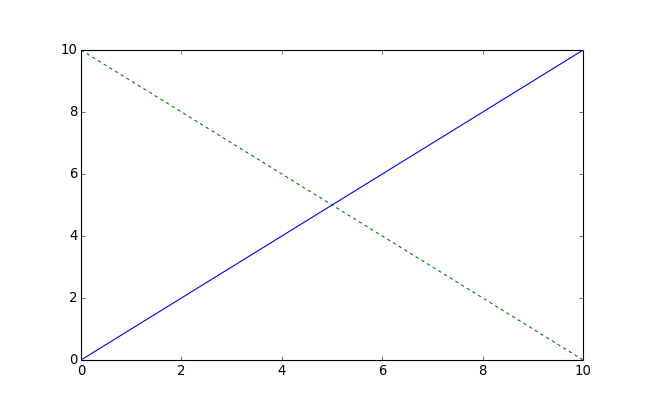

This chart was generated by the following Python code:
#!/usr/bin/python

from modelicares import util

util.plot([range(11), range(10, -1, -1)])
